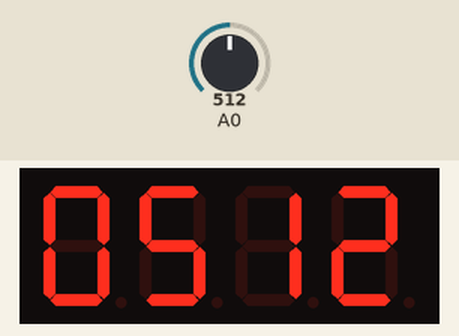
This sketch was run on a simulated Arduino Uno, built with avr-gcc and run on an emulated ATmega328P. On the bench: 4-digit seven-segment display. Wiring (inferred from the names in the program): 4-digit 7-segment display, segments lit when HIGH: segments pin 2, pin 3, pin 4, pin 5, pin 6, pin 7, pin 8, pin 9; digit selects pin 10, pin 11, pin 12, pin 13. The test bench sets the inputs (shaded band); at power-on: A0 = 512. The segment pins are drawn as the display they are named for.

Above: at 1.2 s.
1.3 s: A0 set to 716
At 2.5 s:
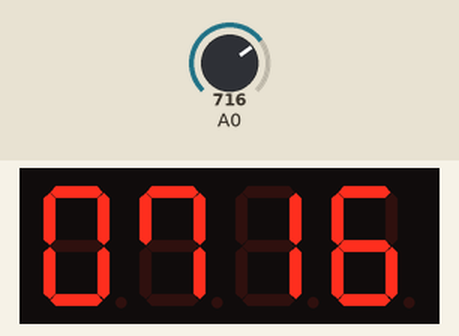
2.8 s: A0 set to 900
At 3.8 s:
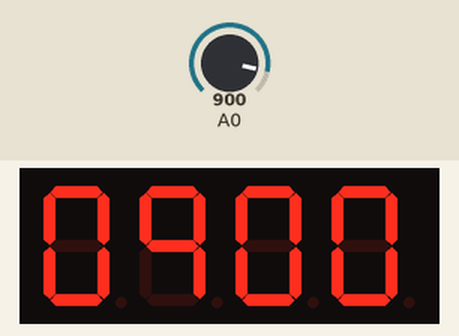
4.3 s: A0 set to 1023
At 4.9 s:
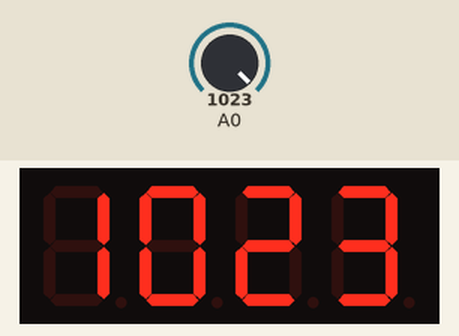
Timing chart, 0 to 7.3 s (numbered marks = the images above; inputs shaded):
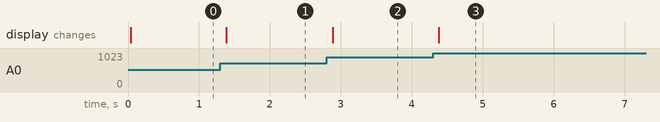

The sketch:

CH_38_05.ino
```cpp
// 0에서 9까지 숫자 표현을 위한 세그먼트 a, b, c, d, e, f, g, dp의 패턴
byte patterns[] = {
  0x3F, 0x06, 0x5B, 0x4F, 0x66, 0x6D, 0x7D, 0x27, 0x7F, 0x67
};
// 7세그먼트 연결 핀 : a, b, c, d, e, f, g, dp 순서
int pins[] = { 2, 3, 4, 5, 6, 7, 8, 9 };
int digits[] = { 10, 11, 12, 13 };    // 자리 선택핀 : D1, D2, D3, D4
const int DIGIT_DELAY = 5;

void setup() {
  for (int i = 0; i < 4; i++) {     // 자리 선택핀을 출력으로 설정
    pinMode(digits[i], OUTPUT);
  }
  for (int i = 0; i < 8; i++) {     // 세그먼트 제어 핀을 출력으로 설정
    pinMode(pins[i], OUTPUT);
  }
}

void loop() {
  showFourDigitNumber(analogRead(A0));
}

// pos : 출력 위치로 1에서 4 사이 값
// no : 출력할 숫자로 0에서 9 사이 값
void showOneDigitNumber(byte pos, byte no) {
  for (int i = 0; i < 4; i++) {     // 자리 선택을 모두 해제
    digitalWrite(digits[i], HIGH);
  }
  for (int i = 0; i < 8; i++) {   // 모든 세그먼트를 끔
    digitalWrite(pins[i], LOW);
  }

  for (int i = 0; i < 4; i++) {     // 공통 음극 방식
    if (i + 1 == pos) {       // 해당 자릿수의 선택 핀만 LOW로 설정
      digitalWrite(digits[i], LOW);
    }
  }
  for (int i = 0; i < 8; i++) {     // 8개 세그먼트 제어로 숫자 표시
    boolean on_off = bitRead(patterns[no], i);
    digitalWrite(pins[i], on_off);
  }
}

void showFourDigitNumber(int number) {
  byte no[4];

  for (int i = 0; i < 4; i++) {     // 각 자릿값을 구함
    no[3 - i] = number % 10;
    number /= 10;
  }

  for (int i = 0; i < 4; i++) {     // 한 자리씩 출력
    showOneDigitNumber(i + 1, no[i]);
    delay(DIGIT_DELAY);
  }
}
```

Measured:
- after the input at 1.3 s, the display: changes after 0.08 s (image 1)
- after the input at 2.8 s, the display: changes after 0.08 s (image 2)
- after the input at 4.3 s, the display: changes after 0.08 s (image 3)
